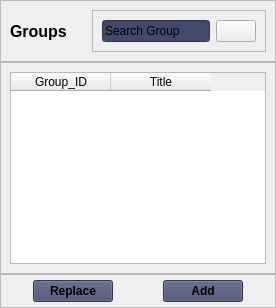
            <widget class="QWidget" name="groups">
             <layout class="QVBoxLayout" name="verticalLayout_7">
              <property name="spacing">
               <number>0</number>
              </property>
              <property name="leftMargin">
               <number>0</number>
              </property>
              <property name="topMargin">
               <number>0</number>
              </property>
              <property name="rightMargin">
               <number>0</number>
              </property>
              <property name="bottomMargin">
               <number>0</number>
              </property>
              <item alignment="Qt::AlignTop">
               <widget class="QFrame" name="group_upper_frame">
                <property name="frameShape">
                 <enum>QFrame::StyledPanel</enum>
                </property>
                <property name="frameShadow">
                 <enum>QFrame::Raised</enum>
                </property>
                <layout class="QHBoxLayout" name="horizontalLayout_17">
                 <item>
                  <widget class="QLabel" name="group_window_label">
                   <property name="font">
                    <font>
                     <pointsize>12</pointsize>
                     <weight>75</weight>
                     <bold>true</bold>
                    </font>
                   </property>
                   <property name="text">
                    <string>Groups</string>
                   </property>
                  </widget>
                 </item>
                 <item alignment="Qt::AlignRight">
                  <widget class="QFrame" name="group_search_frame">
                   <property name="frameShape">
                    <enum>QFrame::StyledPanel</enum>
                   </property>
                   <property name="frameShadow">
                    <enum>QFrame::Raised</enum>
                   </property>
                   <layout class="QHBoxLayout" name="horizontalLayout_16">
                    <item>
                     <widget class="QLineEdit" name="group_lineEdit">
                      <property name="styleSheet">
                       <string notr="true">background-color: rgb(67, 73, 106);</string>
                      </property>
                      <property name="text">
                       <string>Search Group</string>
                      </property>
                     </widget>
                    </item>
                    <item>
                     <widget class="QPushButton" name="group_search_button">
                      <property name="text">
                       <string/>
                      </property>
                      <property name="icon">
                       <iconset resource="icons.qrc">
                        <normaloff>:/icons/icons/icons8-search-30.png</normaloff>:/icons/icons/icons8-search-30.png</iconset>
                      </property>
                     </widget>
                    </item>
                   </layout>
                  </widget>
                 </item>
                </layout>
               </widget>
              </item>
              <item>
               <widget class="QFrame" name="group_central_frame">
                <property name="frameShape">
                 <enum>QFrame::StyledPanel</enum>
                </property>
                <property name="frameShadow">
                 <enum>QFrame::Raised</enum>
                </property>
                <layout class="QVBoxLayout" name="verticalLayout_8">
                 <item>
                  <widget class="QTableWidget" name="group_tableWidget">
                   <property name="frameShape">
                    <enum>QFrame::StyledPanel</enum>
                   </property>
                   <property name="frameShadow">
                    <enum>QFrame::Sunken</enum>
                   </property>
                   <property name="lineWidth">
                    <number>1</number>
                   </property>
                   <property name="iconSize">
                    <size>
                     <width>0</width>
                     <height>0</height>
                    </size>
                   </property>
                   <property name="showGrid">
                    <bool>true</bool>
                   </property>
                   <property name="gridStyle">
                    <enum>Qt::SolidLine</enum>
                   </property>
                   <property name="sortingEnabled">
                    <bool>false</bool>
                   </property>
                   <property name="wordWrap">
                    <bool>true</bool>
                   </property>
                   <property name="rowCount">
                    <number>0</number>
                   </property>
                   <column>
                    <property name="text">
                     <string>Group_ID</string>
                    </property>
                   </column>
                   <column>
                    <property name="text">
                     <string>Title</string>
                    </property>
                   </column>
                  </widget>
                 </item>
                </layout>
               </widget>
              </item>
              <item alignment="Qt::AlignBottom">
               <widget class="QFrame" name="group_lower_frame">
                <property name="frameShape">
                 <enum>QFrame::StyledPanel</enum>
                </property>
                <property name="frameShadow">
                 <enum>QFrame::Raised</enum>
                </property>
                <layout class="QHBoxLayout" name="horizontalLayout_18">
                 <property name="spacing">
                  <number>50</number>
                 </property>
                 <property name="leftMargin">
                  <number>0</number>
                 </property>
                 <property name="topMargin">
                  <number>5</number>
                 </property>
                 <property name="rightMargin">
                  <number>0</number>
                 </property>
                 <property name="bottomMargin">
                  <number>5</number>
                 </property>
                 <item alignment="Qt::AlignRight">
                  <widget class="QPushButton" name="group_replace_button">
                   <property name="font">
                    <font>
                     <weight>75</weight>
                     <bold>true</bold>
                    </font>
                   </property>
                   <property name="styleSheet">
                    <string notr="true">background-color: rgb(67, 73, 106);</string>
                   </property>
                   <property name="text">
                    <string>Replace</string>
                   </property>
                  </widget>
                 </item>
                 <item alignment="Qt::AlignLeft">
                  <widget class="QPushButton" name="group_add_button">
                   <property name="font">
                    <font>
                     <weight>75</weight>
                     <bold>true</bold>
                    </font>
                   </property>
                   <property name="styleSheet">
                    <string notr="true">background-color: rgb(67, 73, 106);</string>
                   </property>
                   <property name="text">
                    <string>Add</string>
                   </property>
                  </widget>
                 </item>
                </layout>
               </widget>
              </item>
             </layout>
            </widget>
